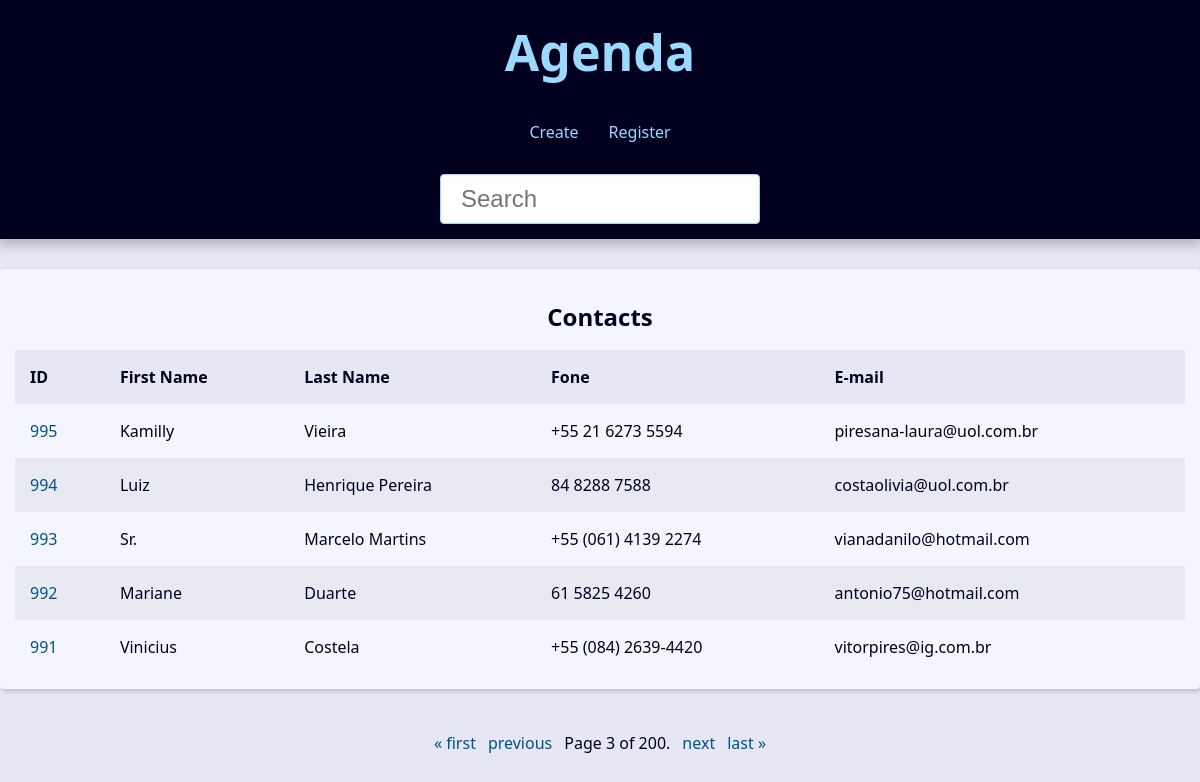
The app's page /?page=3&q= with its own data.
### contact/models.py (models this page shows, shortened)
class Contact(models.Model):
    first_name = models.CharField(
        max_length=50,
    )
    last_name = models.CharField(max_length=50, blank=True)
    fone = models.CharField(
        max_length=50
    )
    email = models.EmailField(max_length=254, blank=True)
    created_date = models.DateTimeField(default=timezone.now)
    description = models.TextField(blank=True)
    show = models.BooleanField(default=True)
    picture = models.ImageField(blank=True, upload_to="pictures/%Y/%m/")
    category = models.ForeignKey(
        Category, on_delete=models.SET_NULL, blank=True, null=True
    )
    owner = models.ForeignKey(
        User, on_delete=models.SET_NULL, blank=True, null=True)

### contact/views/contact_views.py (the view)
# urls.py: path("", view=views.index, name="index"),
def index(request: HttpRequest) -> HttpResponse:
    contacts = Contact.objects.all()
    contacts = Contact.objects.filter(show=True).order_by("-id")
    """
    SELECT "contact_contact"."id",
    "contact_contact"."first_name",
    "contact_contact"."last_name",
    "contact_contact"."fone",
    "contact_contact"."email",
    "contact_contact"."created_date",
    "contact_contact"."description",
    "contact_contact"."show",
    "contact_contact"."picture",
    "contact_contact"."category_id",
    "contact_contact"."owner_id"
    FROM "contact_contact"
    WHERE "contact_contact"."show"
    ORDER BY "contact_contact"."id" DESC
    """
    paginator = Paginator(contacts, 5)
    page_number = request.GET.get('page')
    page_obj = paginator.get_page(page_number)
    context = {"page_obj": page_obj, "site_title": "Contatos"}
    return render(request, "contact/index.html", context=context)

### contact/templates/contact/index.html
{% extends "global/base.html" %}
{% block content %}
{% if page_obj %}
    <div class="responsive-table">
        <table class="contacts-table">
            <caption class="table-caption">
                Contacts
            </caption>
            <thead>
                <tr class="table-row table-row-header">
                    <th class="table-header">ID</th>
                    <th class="table-header">First Name</th>
                    <th class="table-header">Last Name</th>
                    <th class="table-header">Fone</th>
                    <th class="table-header">E-mail</th>
                </tr>
            </thead>
            <tbody>
                {% for contact in page_obj%}
                   <tr class="table-row">
                        <td class="table-cel">
                            <a href="{% url 'contact:contact' contact.id %}" class="table-link">{{ contact.id }}</a>
                        </td>
                        <td class="table-cel">
                            {{ contact.first_name }}</td>
                        <td class="table-cel">
                            {{ contact.last_name }}
                        </td>
                        <td class="table-cel">
                            {{ contact.fone }}
                        </td>
                        <td class="table-cel">
                            {{ contact.email }}
                        </td>
                   </tr>
                {% endfor %}
            </tbody>
        </table>
    </div>
    {% else %}
        <div class="single-contact">
            <h1 class="single-contact-name">
              Nenhum contato encontrado com essa pesquisa
            </h1>
        </div>
    {% endif %}
{% endblock content %}

### base_static/global/css/style.css (style rules this page uses)
:root { --spacing: 1.5rem; --link-dark-color: rgb(0, 83, 134); --link-light-color: rgb(156, 217, 255); --clr-white: rgb(245, 245, 255); --clr-black: rgb(0, 0, 30); --clr-light-gray: rgb(230, 230, 245); --clr-dark-shadow-5: rgba(0, 0, 10, 5%); --clr-dark-shadow-10: rgba(0, 0, 10, 10%); --clr-dark-shadow-20: rgba(0, 0, 10, 20%); --clr-light-shadow-5: rgba(200, 200, 255, 5%); --clr-light-shadow-10: rgba(200, 200, 255, 10%); --clr-light-shadow-20: rgba(200, 200, 255, 20%); --main-page-width: 120rem; --table-min-width: 60rem; --biggest-font-size: 5rem; --bigger-font-size: 4rem; --big-font-size: 3.2rem; --medium-font-size: 2.4rem; --small-font-size: 1.6rem; --smaller-font-size: 1.4rem; --smallest-font-size: 1.2rem; --transition-fast: 300ms; --transition-medium: 600ms; --transition-slow: 1s; --default-border-radius: 4px; }
*, *::before, *::after { margin: 0; padding: 0; box-sizing: border-box; }
html { font-size: 62.5%; }
body { font-family: system-ui, -apple-system, BlinkMacSystemFont, 'Segoe UI', Roboto, Oxygen, Ubuntu, Cantarell, 'Open Sans', 'Helvetica Neue', sans-serif; line-height: 1.5; font-size: var(--small-font-size); color: var(--clr-black); -webkit-font-smoothing: antialiased; background: var(--clr-light-gray); }
.responsive-table { width: 100%; overflow-x: auto; }
.contacts-table { width: 100%; min-width: var(--table-min-width); border-collapse: collapse; }
.table-caption { font-size: var(--medium-font-size); font-weight: bold; padding: var(--spacing); }
.table-row { text-align: left; text-overflow: ellipsis; transition: background-color var(--transition-fast) ease-in-out; }
.table-row:nth-of-type(2n) { background: var(--clr-dark-shadow-5); }
.table-row-header { background: var(--clr-light-gray); color: var(--clr-black); }
.table-cel, .table-header { padding: var(--spacing); }
.table-link { color: var(--link-dark-color); transition: color var(--transition-fast) ease-in-out; text-decoration: none; }

### records on screen
Contact: id "995", first_name "Kamilly", last_name "Vieira", fone "+55 21 6273 5594", email "piresana-laura@uol.com.br"
Contact: id "994", first_name "Luiz", last_name "Henrique Pereira", fone "84 8288 7588", email "costaolivia@uol.com.br"
Contact: id "993", first_name "Sr.", last_name "Marcelo Martins", fone "+55 (061) 4139 2274", email "vianadanilo@hotmail.com"
Contact: id "992", first_name "Mariane", last_name "Duarte", fone "61 5825 4260", email "antonio75@hotmail.com"
Contact: id "991", first_name "Vinicius", last_name "Costela", fone "+55 (084) 2639-4420", email "vitorpires@ig.com.br"

### other values on screen
{{ page_obj.number }} "3"
{{ page_obj.paginator.num_pages }} "200"
